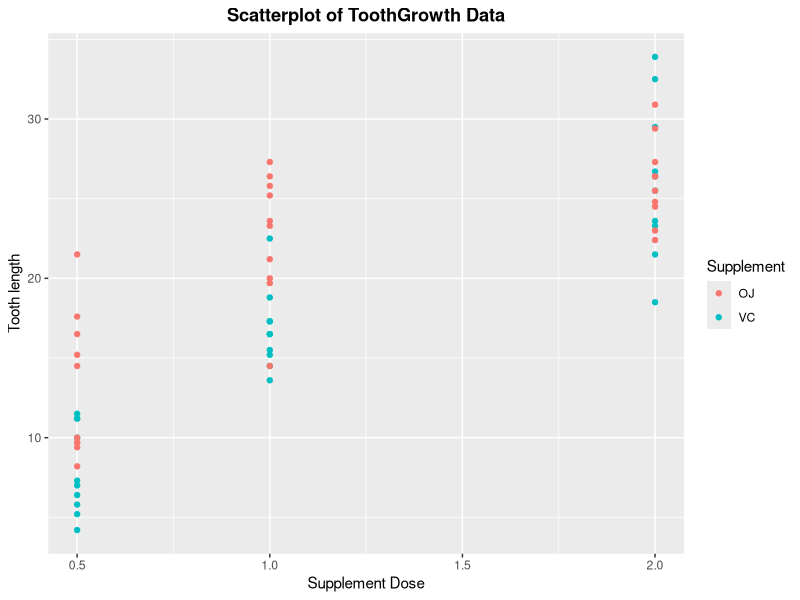
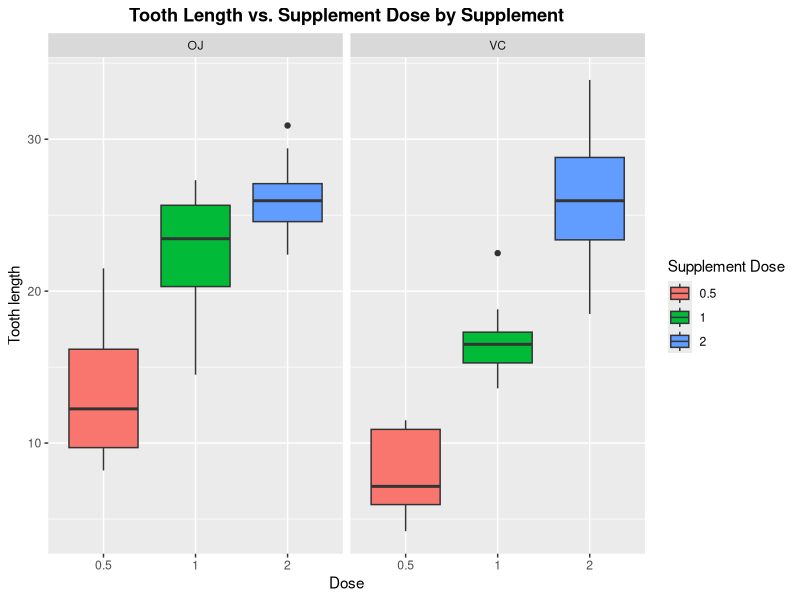
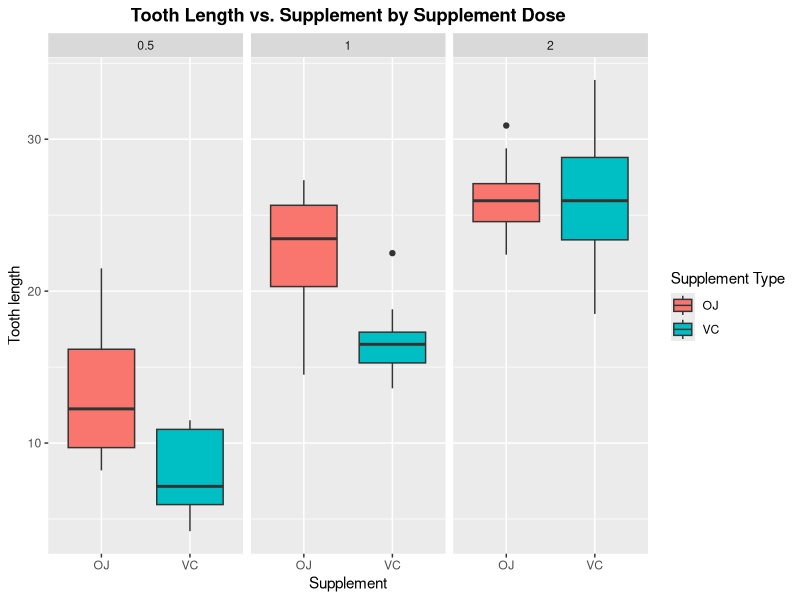

Write the R code that produced these figures, in order.
## ---- chunk 1
tg <- ToothGrowth
str(tg)
names(tg) <- c("length","Supplement","dose")
unique(tg$dose)  # get list of unique values of 'dose'
## ---- chunk 2
library(ggplot2)

data_plot <- ggplot(aes(x=dose, y = length), data = tg) + 
        geom_point(aes(color = Supplement)) + xlab("Supplement Dose") + ylab("Tooth length") + ggtitle("Scatterplot of ToothGrowth Data") + theme(plot.title = element_text(face="bold",hjust = 0.5))
print(data_plot)
## ---- chunk 3
box_plt <- ggplot(aes(x = factor(dose), y = length), data = tg) + 
        geom_boxplot(aes(fill = factor(dose))) + facet_wrap(~Supplement,ncol=2) + xlab("Dose") + ylab("Tooth length") + ggtitle("Tooth Length vs. Supplement Dose by Supplement") + labs(fill="Supplement Dose") + theme(plot.title = element_text(face="bold",hjust = 0.5))
print(box_plt)
## ---- chunk 4
box_plt <- ggplot(aes(x = factor(Supplement), y = length), data = tg) + 
        geom_boxplot(aes(fill = factor(Supplement))) + facet_wrap(~dose,ncol=3) + xlab("Supplement") + ylab("Tooth length") + ggtitle("Tooth Length vs. Supplement by Supplement Dose") + labs(fill="Supplement Type") + theme(plot.title = element_text(face="bold",hjust = 0.5))
print(box_plt)
## ---- chunk 5
t.test(length~Supplement,data=tg[tg$dose==0.5,])
## ---- chunk 6
t.test(length~Supplement,data=tg[tg$dose==1.0,])
## ---- chunk 7
t.test(length~Supplement,data=tg[tg$dose==2.0,])
